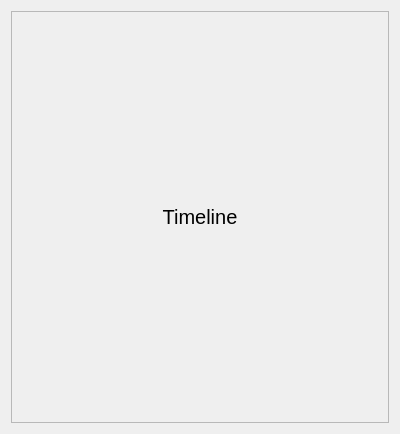
<?xml version="1.0" encoding="UTF-8"?>
<ui version="4.0">
 <class>TimelineWidget</class>
 <widget class="QWidget" name="TimelineWidget">
  <property name="geometry">
   <rect>
    <x>0</x>
    <y>0</y>
    <width>400</width>
    <height>434</height>
   </rect>
  </property>
  <property name="windowTitle">
   <string>TimelineWidget</string>
  </property>
  <layout class="QGridLayout" name="gridLayout">
   <property name="verticalSpacing">
    <number>0</number>
   </property>
   <item row="0" column="0">
    <widget class="QScrollArea" name="ScrollArea">
     <property name="widgetResizable">
      <bool>true</bool>
     </property>
     <widget class="QWidget" name="GridLayout">
      <property name="geometry">
       <rect>
        <x>0</x>
        <y>0</y>
        <width>374</width>
        <height>408</height>
       </rect>
      </property>
      <layout class="QGridLayout" name="gridLayout_2">
       <item row="0" column="0">
        <widget class="QLabel" name="label">
         <property name="font">
          <font>
           <pointsize>15</pointsize>
          </font>
         </property>
         <property name="text">
          <string>Timeline</string>
         </property>
         <property name="alignment">
          <set>Qt::AlignmentFlag::AlignCenter</set>
         </property>
        </widget>
       </item>
      </layout>
     </widget>
    </widget>
   </item>
  </layout>
 </widget>
 <resources/>
 <connections/>
</ui>
